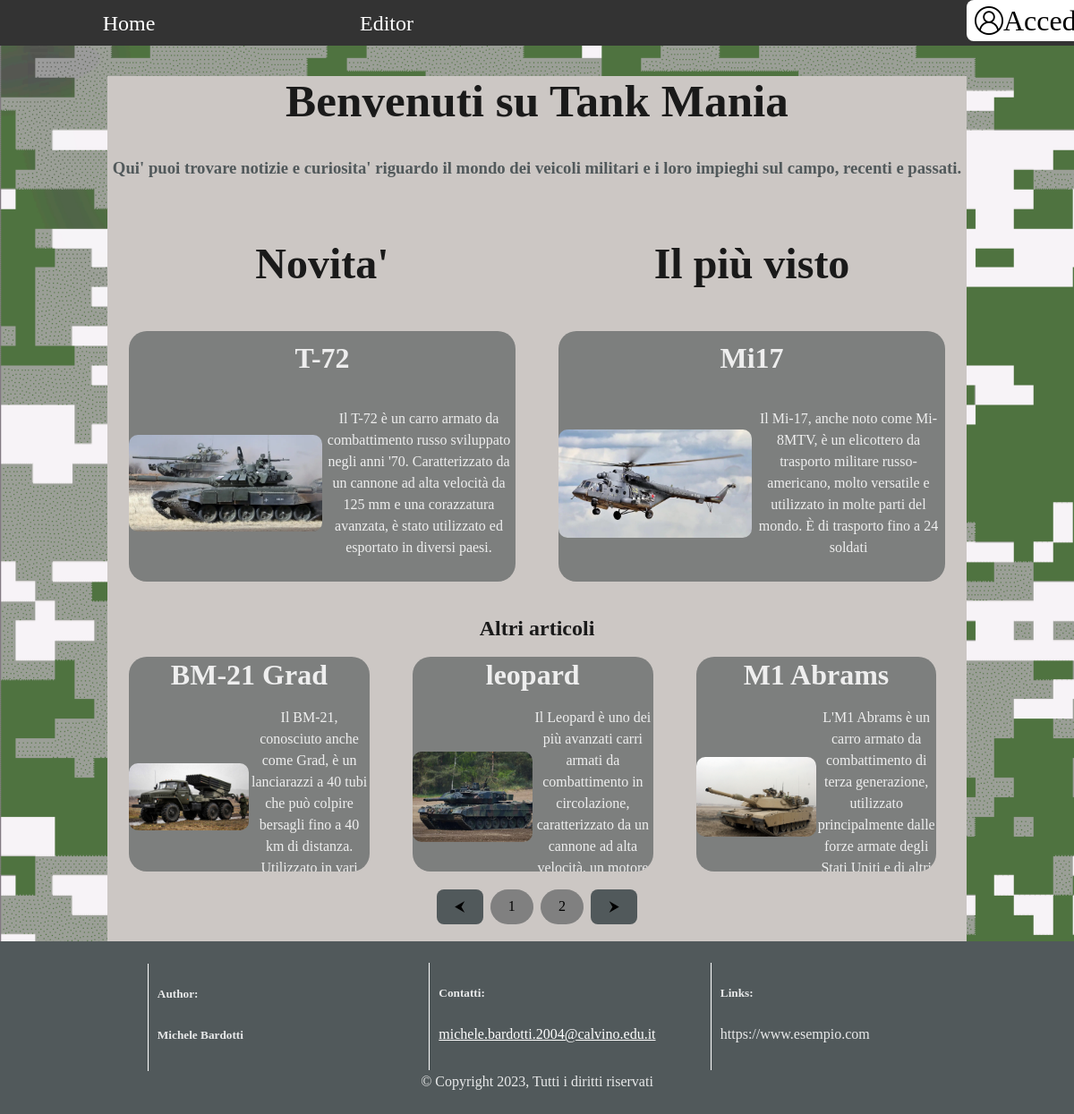
The page / on the database its author committed.
### tables this page shows
CREATE TABLE articoli (
  id int(11) PRIMARY KEY NOT NULL AUTO_INCREMENT,
  titolo varchar(255) DEFAULT NULL,
  descrizione text DEFAULT NULL,
  giorno datetime DEFAULT NULL,
  logo int(11) DEFAULT NULL,
  utente varchar(50) DEFAULT NULL,
  visualizzazioni int(11) DEFAULT 0,
  FOREIGN KEY (utente) REFERENCES utenti (username),
  FOREIGN KEY (logo) REFERENCES immagini (id)
);

CREATE TABLE immagini (
  id int(11) PRIMARY KEY NOT NULL AUTO_INCREMENT,
  nome varchar(255) DEFAULT NULL,
  logo bool DEFAULT 0
);

### index.php (the view, shortened to what this page needs)
<?php
$pdo = new PDO("mysql:host=localhost; dbname=blog", "root", "");
?>
<!DOCTYPE html>
<html lang="it">
<head>
    <link rel="stylesheet" href="./css/index.css">
</head>
<body>
    <div id="root">
        <div>
            <nav>
            <ul>
                <li><a href="./index.php">Home</a></li>
                <li><a href="./editor.php">Editor</a></li>
                <li id="logli"><div id="loginBtn"
                <?php
                    if(empty($_SESSION['user'])){
                        $t="window.location.replace('./login.php')";
                        echo 'onclick="'.$t.'"';
                    }
                ?>
                ><img src="./img/account.png" alt="">
                <?php
                    if(!empty($_SESSION['user'])){
                        echo '<p>'.$_SESSION["user"]."</p>";
                    }
                    else{
                        echo '<p>Accedi</p>';
                    }
                ?>
                </div>
            </li>
            </ul>
            </nav>
            <div class="App">
                <div id="content">
                    <div id="introduction">
                        <h1>Benvenuti su Tank Mania</h1>
                        <h3>Qui' puoi trovare notizie e curiosita' riguardo il mondo dei veicoli militari e i loro impieghi sul campo, recenti e passati.</h3>
                    </div>
                    <div id="articles">
                        <div id="titoli">
                            <h4>Novita'</h4>
                            <h4>Il più visto</h4>
                        </div>
                        <div id="new">
                                <?php
                                $text = "SELECT titolo, nome, descrizione FROM articoli, immagini WHERE articoli.logo = immagini.id ORDER BY giorno DESC";
                                $query= $pdo->prepare($text);
                                $query->execute();
                                $row = $query->fetch();
                                ?>
                                <h3 id='title'><?php echo $row['titolo']?></h3>
                                <div id="immagine"><img id="imgArt" src="./img/<?php echo $row['nome']?>" alt="leopard"></div>
                                <p class="descArtSec"><?php echo $row['descrizione']?></p>
                        </div>
                        <div id="main">
                                <?php
                                $text = "SELECT titolo, nome, descrizione FROM articoli, immagini WHERE articoli.logo = immagini.id ORDER BY visualizzazioni DESC";
                                $query= $pdo->prepare($text);
                                $query->execute();
                                $row = $query->fetch();
                                ?>
                                <h3 id='title'><?php echo $row['titolo']?></h3>
                                <div id="immagine"><img id="imgArt" src="./img/<?php echo $row['nome']?>" alt="leopard"></div>
                                <p class="descArtSec"><?php echo $row['descrizione']?></p>
                        </div>
                        <div id="otherArticles">
                            <h2>Altri articoli</h2>
                            <?php
                            try{
                                $text = "SELECT titolo, nome, descrizione FROM articoli, immagini WHERE articoli.logo = immagini.id ORDER BY titolo";
                                $query= $pdo->prepare($text);
                                $query->execute();
                                $row = $query->fetchAll();
                            }
                                catch (PDOException $e){
                                echo "Impossibile connettersi al server di database. ".$e;
                                exit();
                            }
                            ?>
                            <div id="container">
                                <?php
                                if ($row != null) {
                                    for($i=0;$i<sizeof($row);$i++){
                                        echo "<div class='top' id='1'><h3 id='title'>".$row[$i]['titolo']."</h3><div id='immagine'><img id='imgArt' src='./img/".$row[$i]['nome']."' alt='immagine'></div><p class='descArtSec'>".$row[$i]['descrizione']."</p></div>";
                                    }
                                }
                                ?>
                            </div>
                        </div>
                        <div id="console"><button class="move" id="prev" onclick="prevArt()">⮜</button>
                        <?php
                            if ($row != null && sizeof($row)>3) {
                                $max=((sizeof($row))+(sizeof($row))%3)/3;
                                for($i=0;$i<$max;$i++){
                                    echo '<button class="round" onclick="goTo('.($i).')">'.($i+1).'</button>';
                                }
                            }
                        ?>
                        <button class="move" id="next" onclick="nextArt()">⮞</button></div>
                    </div>
                </div>
                <footer>
                    <div class="foot" id="crediti">
                        <h5>Author:</h5>
                        <h5>Michele Bardotti</h5>
                    </div>
                    <div class="foot" id="contatti">
                        <h5>Contatti:</h5><a href="mailto:michele.bardotti.2004@calvino.edu.it">michele.bardotti.2004@calvino.edu.it</a>
                    </div>
                    <div class="foot" id="links">
                        <h5>Links:</h5><a>https://www.esempio.com</a>
                    </div>
                    <div>© Copyright 2023, Tutti i diritti riservati</div>
                </footer>
            </div>
        </div>
    </div>
</body>
</html>

### css/index.css (style rules this page uses)
:root { font-family: font; font-size: 16px; line-height: 24px; font-weight: 400; color-scheme: light dark; color: rgba(255, 255, 255, 0.87); background-color: #242424; font-synthesis: none; text-rendering: optimizeLegibility; -webkit-font-smoothing: antialiased; -moz-osx-font-smoothing: grayscale; -webkit-text-size-adjust: 100%; }
html { min-height: 100vh; }
body { place-items:initial; min-width: 320px; min-height: 100vh; margin:0; display: flex; flex-direction: column; background-image:url('../img/background1.png'); background-repeat: no-repeat; background-size: cover; }
h1 { font-size: 3.2em; line-height: 1.1; }
#titoli { width: 100%; display: flex; }
#titoli h4 { font-size: 300%; color:#1a1a1a; width: 50%; }
button { border-radius: 8px; border: 1px solid transparent; padding: 0.6em 1.2em; font-size: 1em; font-weight: 500; font-family: inherit; background-color: #1a1a1a; cursor: pointer; transition: border-color 0.25s; }
#root { position:inherit; width: 100%; text-align: center; }
#introduction { color: rgb(81, 89, 91); }
#introduction h1 { color: #1a1a1a; }
#otherArticles h2 { margin-top: 40px; color: #1a1a1a; }
#content { background-color: rgb(204, 199, 196); margin-right: auto; margin-left: auto; width: 80%; }
#articles { top: 0; background-color: rgb(204, 199, 196); display: flex; flex-wrap: wrap; }
#container { height: 50%; overflow:hidden; white-space: nowrap; }
#otherArticles div p { white-space: normal; }
nav { position: sticky; top:0; }
ul { list-style-type: none; margin: 0; padding: 0; overflow: hidden; background-color: #333; }
li { width: 24%; float: left; }
#logli { width: 10%; float: right; align-items: baseline; }
#loginBtn { background-color: white; width: 100%; color: black; display: inline-flex; align-items: center; border-radius: 8px; border: 1px solid transparent; max-height: 4vh; padding: 0.5vw 1vh; font-size: 1em; font-weight: 500; font-family: inherit; cursor: pointer; transition: border-color 0.25s; }
#loginBtn img { max-height: 4vh; height: auto; }
#loginBtn p { text-align: center; font-size: 200%; margin:0; }
li a { font-size: 3vh; min-height: 3vh; padding: 1.7vh 1vw; display: block; color: white; text-align: center; text-decoration: none; transition: background-color 0.5s, color 0.5s; }
.descArtSec { max-height: 25vh; font-size: 100%; width: 50%; }
#title { font-size: 200%; width: 100%; margin:1vh 0; }
#immagine { width: 50%; height: 10em; justify-content: center; display: flex; align-items: center; }
#imgArt { max-width: 100%; max-height: 100%; border-radius: 10px; }
#main { min-height: 35vh; max-height: 35vh; text-overflow: ellipsis; overflow: hidden; display: inline-flex; align-items: center; flex-wrap: wrap; width: 45%; margin-right: 2.5%; margin-left: 2.5%; background-color: rgb(125,127,126); border-radius: 20px; transition: background-color 0.5s; }
#new { min-height: 35vh; max-height: 35vh; text-overflow: ellipsis; overflow: hidden; display: inline-flex; align-items: center; flex-wrap: wrap; width: 45%; margin-right: 2.5%; margin-left: 2.5%; background-color: rgb(125,127,126); border-radius: 20px; transition: background-color 0.5s; }
.top { min-height: 30vh; max-height: 30vh; text-overflow: ellipsis; overflow: hidden; display:inline-flex; align-items: center; flex-wrap: wrap; width: 28%; margin-right: 2.5%; margin-left: 2.5%; background-color: rgb(125,127,126); border-radius: 20px; transition: background-color 0.5s; }
#otherArticles { width: 100%; height: fit-content; overflow:hidden; }
footer { margin-top: auto; padding: 2%; background-color: rgb(81, 89, 91); }
.foot { height: 15vh; width: 20%; display: inline-block; text-align: left; padding-left: 10px; border-left: 1px white solid; }
#crediti { margin-right: 3%; }
#contatti { margin-right: 3%; margin-left: 3%; }
#links { margin-left: 3%; }
#contatti a { color:white }
#console { margin-left: auto; margin-right: auto; padding: 2%; }
.move { border-radius: 8px; border: 1px solid transparent; padding: 0.6em 1.2em; font-size: 1em; font-weight: 500; font-family: inherit; background-color: rgb(81, 89, 91); cursor: pointer; transition: border-color 0.25s; }
.round { background-color: grey; border-radius: 3vh; margin: 0 0.5vh 0 0.5vh; }

### rows shown on the page
articoli: titolo "T-72", descrizione "Il T-72 è un carro armato da combattimento russo sviluppato negli anni '70. Caratterizzato da un cannone ad alta velocità da 125 mm e una corazzatura avanzata, è stato utilizzato ed esportato in diversi paesi."
immagini: nome (picture)
articoli: titolo "Mi17", descrizione "Il Mi-17, anche noto come Mi-8MTV, è un elicottero da trasporto militare russo-americano, molto versatile e utilizzato in molte parti del mondo. È di trasporto fino a 24 soldati"
immagini: nome (picture)
articoli: titolo "BM-21 Grad", logo.nome (picture), descrizione "Il BM-21, conosciuto anche come Grad, è un lanciarazzi a 40 tubi che può colpire bersagli fino a 40 km di distanza. Utilizzato in vari…"
articoli: titolo "leopard", logo.nome (picture), descrizione "Il Leopard è uno dei più avanzati carri armati da combattimento in circolazione, caratterizzato da un cannone ad alta velocità, un motore…"
articoli: titolo "M1 Abrams", logo.nome (picture), descrizione "L'M1 Abrams è un carro armato da combattimento di terza generazione, utilizzato principalmente dalle forze armate degli Stati Uniti e di altri…"
